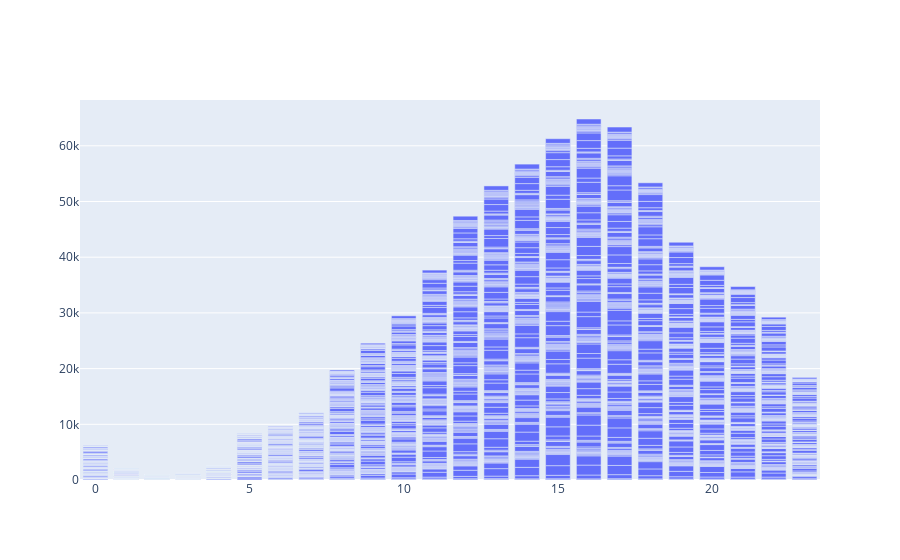

Notebook source saved alongside this figure:
### Markdown cell above
중구 3월 plotly

### Code cell
df = pd.read_csv('./datasets/버스중구3월.csv')

fig = go.Figure()

fig.add_trace(go.Bar(
    x=df[df['wd']==1]['hh'],
    y=df[df['wd']==1]['g_cnt']
))


fig.show()

### Figure 1 — Plotly figure (JSON) as saved in the notebook; plotly's stock layout.template omitted (floating-point values rounded to 4 significant figures; data arrays with more than 128 entries replaced by an {"elided": "..."} marker saying what was removed)
{"data": [{"type": "bar", "x": {"elided": "3600 int values"}, "y": {"elided": "3600 int values"}}], "layout": {"autosize": true, "xaxis": {"autorange": true, "range": [-0.5, 23.5], "type": "linear"}, "yaxis": {"autorange": true, "range": [0, 68220.0], "type": "linear"}}}
